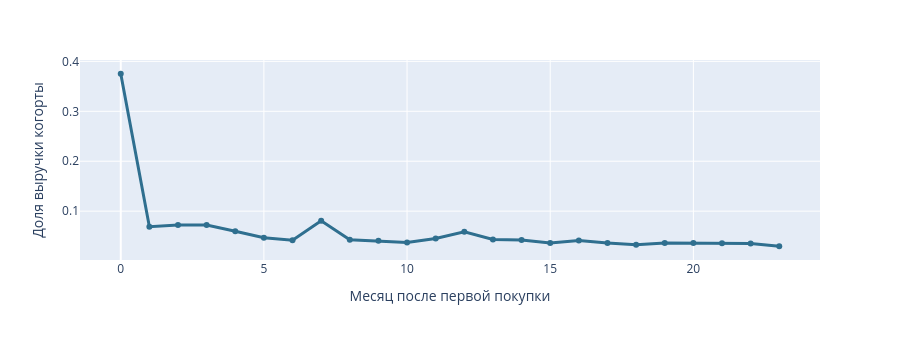

The notebook cell saved with this chart:
### Markdown cell above
Среднее удержание падает до 21% уже на втором месяце и к восьмому-девятому доходит до 15%.
При этом колонки когорт читаются неровно: у зимних когорт сезонный старт выше, у летних — ниже, и
это надо помнить, когда когорты усредняют.

Теперь те же когорты в деньгах. Считается доля выручки когорты по месяцам её жизни.

### Code cell
crev = pd.read_parquet(MARTS_DIR / "cohort_revenue.parquet")
curve = crev.groupby("month_number").revenue_share.mean().round(4).head(24)
fig = px.line(x=curve.index, y=curve.values, markers=True,
              labels={"x": "Месяц после первой покупки", "y": "Доля выручки когорты"})
fig.update_traces(line_color="#2f6f8f", line_width=3)
fig.update_layout(height=340)
fig.show()
curve

### Figure 1 — Plotly figure (JSON) as saved in the notebook; plotly's stock layout.template omitted (floating-point values rounded to 4 significant figures)
{"data": [{"hovertemplate": "Месяц после первой покупки=%{x}<br>Доля выручки когорты=%{y}<extra></extra>", "legendgroup": "", "line": {"color": "#2f6f8f", "dash": "solid", "width": 3}, "marker": {"symbol": "circle"}, "mode": "lines+markers", "name": "", "orientation": "v", "showlegend": false, "type": "scatter", "x": [0, 1, 2, 3, 4, 5, 6, 7, 8, 9, 10, 11, 12, 13, 14, 15, 16, 17, 18, 19, 20, 21, 22, 23], "xaxis": "x", "y": [0.3752, 0.0688, 0.0721, 0.0721, 0.0599, 0.0469, 0.0417, 0.0806, 0.0426, 0.0405, 0.0372, 0.0453, 0.0587, 0.0432, 0.0424, 0.0361, 0.041, 0.0361, 0.0326, 0.0364, 0.0362, 0.0355, 0.0352, 0.0297], "yaxis": "y"}], "layout": {"height": 340, "legend": {"tracegroupgap": 0}, "margin": {"t": 60}, "xaxis": {"anchor": "y", "domain": [0.0, 1.0], "title": {"text": "Месяц после первой покупки"}}, "yaxis": {"anchor": "x", "domain": [0.0, 1.0], "title": {"text": "Доля выручки когорты"}}}}
